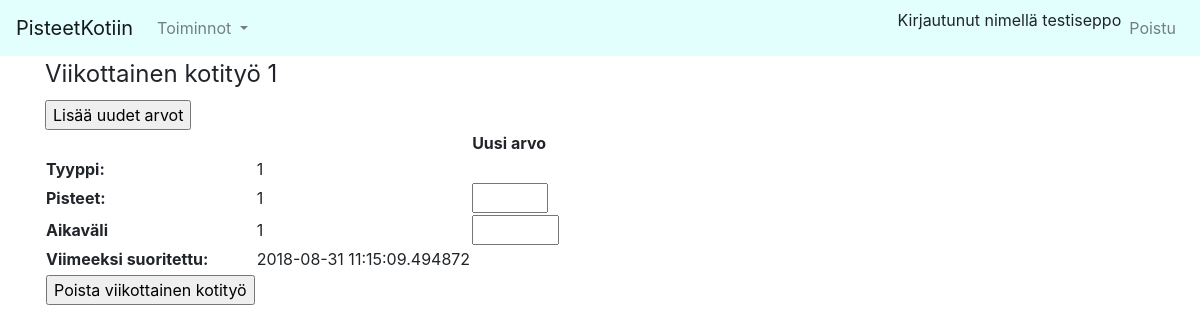
The page /weeklychores/show/1 (signed in) on the database its author committed.
### application/auth/models.py (models this page shows, shortened)
class User(Base):
    __tablename__ = "account"
    name = db.Column(db.String(144), nullable=False)
    username = db.Column(db.String(144), nullable=False)
    password = db.Column(db.String(144), nullable=False)
    points= db.Column(db.Integer, nullable=False)
    household= db.Column(db.Integer, db.ForeignKey('household.id'),nullable=False)
    nameIndex= db.Index("name_index", name)

### application/weeklychore/models.py (models this page shows, shortened)
class WeeklyChore(Base):
    choretype = db.Column(db.Integer, db.ForeignKey('choretype.id'), nullable=False)
    householdid= db.Column(db.Integer, db.ForeignKey('household.id'), nullable=False)
    interval= db.Column(db.Integer, nullable=False)
    points= db.Column(db.Integer, nullable=False)
    last_made=db.Column(db.DateTime, nullable=False)

### application/weeklychore/views.py (the view)
@app.route("/weeklychores/show/<weekly_id>", methods=["GET"])
@login_required
def show_weekly(weekly_id):
    return render_template("weeklychores/show.html", weekly=WeeklyChore.query.get(weekly_id), form=WeeklyForm())

### application/weeklychore/forms.py
class WeeklyForm(FlaskForm):
    choretypes=[]
    choretype= SelectField("Kotityö", validators=[validators.DataRequired(message="Pääkäyttäjän pitää käydä alustamassa kotityötyyppien lista")], choices= choretypes)
    points= IntegerField(label= "Pisteet", validators=[validators.NumberRange(message= "Pisteet pitää olla väliltä 1-5", min=1, max=5)])
    interval= IntegerField(label= "Aikaväli", validators=[validators.NumberRange(message= "Tekoväli pitää olla ainakin 1 päivä ja maksimissaan 30 päivää", min=1, max=30)])
    class Meta:
        csrf = False
    def __init__(self, *args, **kwargs):
        super(WeeklyForm, self).__init__(*args, **kwargs)
        self.choretype.choices = [(str(c.id), c.name) for c in Choretype.query.all()]

### application/__init__.py (called while the page is built)
@login_manager.user_loader
def load_user(user_id):
    return User.query.get(user_id)

### application/templates/weeklychores/show.html (shortened to what this page needs)
{% extends "layout.html" %}
{% block body %}
<fieldset>
    <legend>Viikottainen kotityö {{ weekly.id }}</legend>
    <form method="POST" action="{{url_for('edit_weekly', weekly_id=weekly.id) }}">
    <table>
        <tr><td></td><td></td><td><b>Uusi arvo</b></td></tr>
        <tr><td><b>Tyyppi:</b></td> <td>{{ weekly.choretype }}</td></tr>
        <tr><td><b>Pisteet:</b></td><td> {{ weekly.points }}</td> <td> {{ form.points }}  </td>
        <tr><td><b>Aikaväli</b></td><td> {{ weekly.interval }}</td><td> {{ form.interval }} </td></tr>
        <tr><td><b>Viimeeksi suoritettu: </b></td><td> {{ weekly.last_made }}</td></tr>
    <tr><td></td></tr>
    <input type="submit" value="Lisää uudet arvot"/>
    </form>
    <tr><td>
    <form method= "POST" action="{{url_for('delete_weekly', weekly_id=weekly.id) }}">
        <input type="submit" value="Poista viikottainen kotityö">
    </form>
    </td>
    </tr>
</fieldset>
{% endblock %}

### application/templates/layout.html (shortened to what this page needs)
  <!DOCTYPE html>
  <html>
    <head>
      <link rel="stylesheet" href="https://maxcdn.bootstrapcdn.com/bootstrap/4.0.0/css/bootstrap.min.css">
    </head>
    <body>
            <nav class="navbar navbar-expand-lg navbar-light bg-orange" style="background-color: #e3fffd;">
                    <a class="navbar-brand" href="/">PisteetKotiin</a>
                    <div class="collapse navbar-collapse" id="navbarCollapse">
                        <ul class="navbar-nav mr-auto">
                            <li class="nav-item dropdown" aria-labelledby="navbarDropdown">
                                <a class="nav-link dropdown-toggle" href="#" id="navbarDropdown" role="button" data-toggle="dropdown" aria-haspopup="true" aria-expanded="false">
                                    Toiminnot
                                </a>
                            </li>
                        </ul>
                  <div class="form-inline mt-2 mt-md-0">
                    <ul class="navbar-nav">
                        {% if current_user.is_authenticated %}
                        <li class="nav-item">Kirjautunut nimellä {{ current_user.name }} </li>
                        <li class="nav-item">
                            <a class="nav-link" href="{{ url_for('auth_logout') }}"> Poistu</a></li>
                        {% endif %}
                    </ul>
                </div>
                </div>
          </nav>
      <main role="main" class="container">
        {% block body %}{% endblock %}
      </main>
    </body>
  </html>

### rows shown on the page
User: name "testiseppo"
WeeklyChore: id "1", choretype "1", points "1", interval "1", last_made "2018-08-31 11:15:09.494872"
